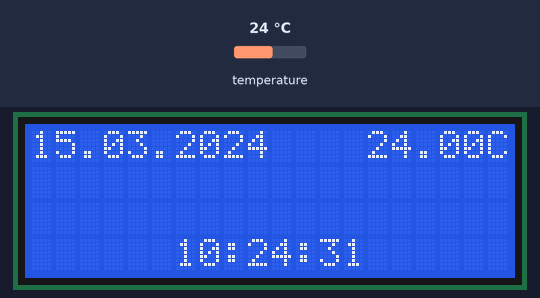
Simulated run of this sketch. Board: Arduino Uno, built with avr-gcc and run on an emulated ATmega328P. Shown: 20×4 character LCD. The inputs (shaded band) are chosen by the test bench; at power-on: temperature 24 °C. The local clock reads 2024-03-15 10:24:30 at power-on unless the sketch sets it; what the sketch prints to the serial monitor is not drawn.

Above: at 1.3 s.
1.4 s: temperature set to 12 °C
At 3.1 s:
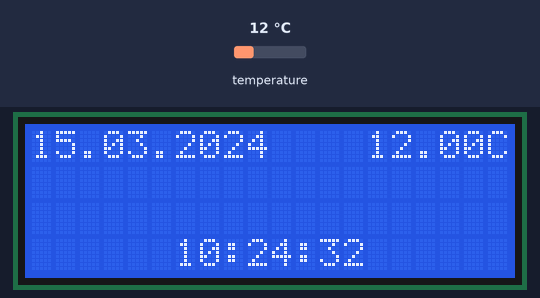
3.7 s: temperature set to 19 °C
At 4.9 s:
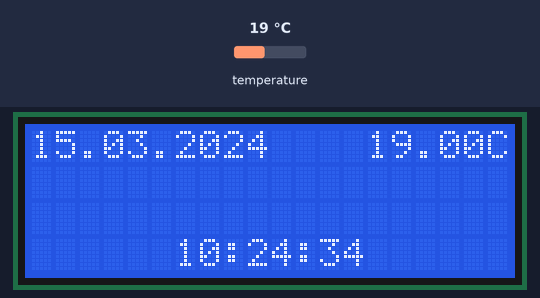
5.9 s: temperature set to 28 °C
At 13.6 s:
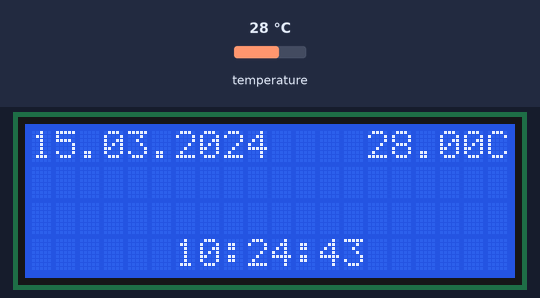
Timing chart, 0 to 14.6 s (numbered marks = the images above; inputs shaded):
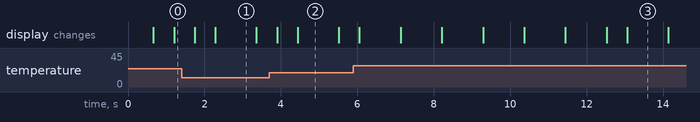

Measured:
- what the display in image 2 shows lasts 1.1 s, from 4.4 s to 5.5 s

The sketch:

Project.ino
```cpp
#include <DS3231.h>

#include <Wire.h>
#include <LiquidCrystal_I2C.h>

LiquidCrystal_I2C lcd(63, 20,4);

DS3231 rtc(SDA,SCL);

Time t;

void setup() {
  // put your setup code here, to run once:
  lcd.init();
  lcd.begin(20,4);
  lcd.backlight();


  rtc.begin();
  Serial.begin(9600);

  //Initialize Date & Time
  // rtc.setDOW(SUNDAY);
  // rtc.setDate(26, 2, 2023);
  // rtc.setTime(10, 38, 05);
}

void loop() {
  // put your main code here, to run repeatedly:
  Serial.print(rtc.getTimeStr());
  Serial.print(" ");
  Serial.print(rtc.getDOWStr());
  Serial.print(" ");
  Serial.println(rtc.getDateStr());
  Serial.print(" ");

  Serial.print(rtc.getTemp());
  Serial.print("C ");
  delay(500);

  t =rtc.getTime();
  int hour = t.hour;
  int min = t.min;

  Serial.print(hour);
  Serial.print(" ");
  Serial.println(min);

  lcd.setCursor(0,0);
  lcd.print(rtc.getDateStr());
  // lcd.setCursor(7,2);
  // lcd.print(rtc.getDOWStr());
  lcd.setCursor(6,3);
  lcd.print(rtc.getTimeStr());
  //delay(1000);
  lcd.setCursor(14,0);
  lcd.print(rtc.getTemp());
  lcd.print("C");


  if((hour == 19) && min == 15){
     //Door Locked
     Serial.print("Time is 7.15");
  }
  else{

  }
}
```
